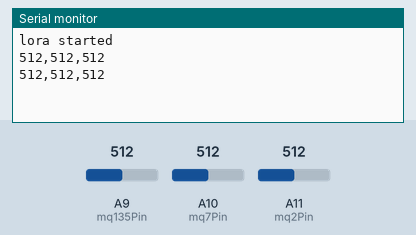
The sketch below on a simulated Arduino Mega 2560, built with avr-gcc and run on an emulated ATmega2560. Shown: the last lines printed to the serial monitor. The inputs (shaded band) are chosen by the test bench; at power-on: A9 (mq135Pin) = 512, A10 (mq7Pin) = 512, A11 (mq2Pin) = 512. No radio packets arrive unless stated.

Above: at 2.8 s.
2.9 s: A9 (mq135Pin) set to 716
At 5.2 s:
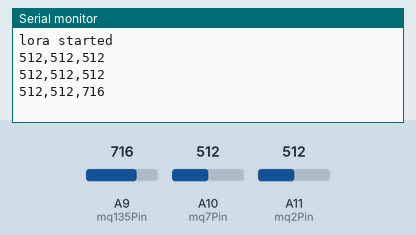
5.7 s: A10 (mq7Pin) set to 716
At 6.6 s:
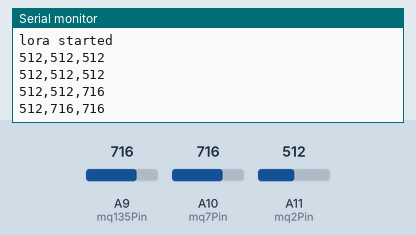
8.5 s: A11 (mq2Pin) set to 716
At 11.1 s:
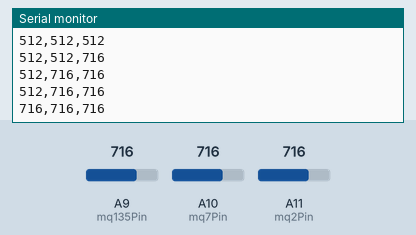
11.3 s: A9 (mq135Pin) set to 900
At 13.0 s:
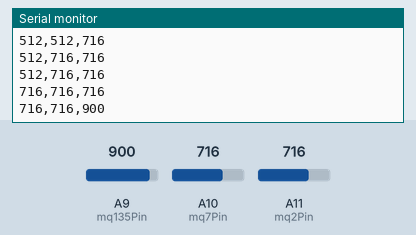
14.1 s: A10 (mq7Pin) set to 900
At 15.6 s:
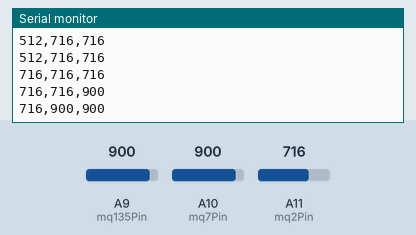
16.9 s: A11 (mq2Pin) set to 900
At 19.5 s:
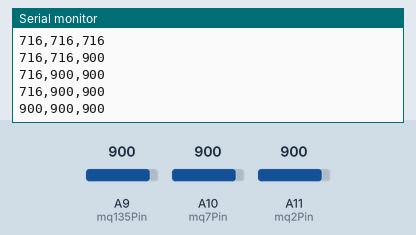
Timing chart, 0 to 20.7 s (numbered marks = the images above; inputs shaded):
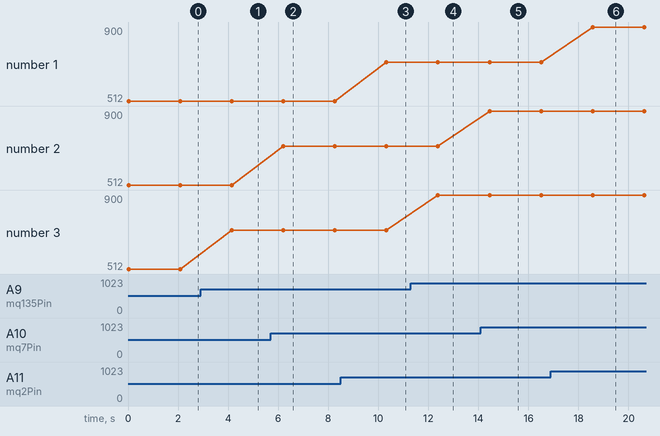

Measured:
- after the input at 2.9 s, the serial monitor: prints a new line after 1.2 s (image 1)
- after the input at 5.7 s, the serial monitor: prints a new line after 0.50 s (image 2)
- after the input at 8.5 s, the serial monitor: prints a new line after 1.8 s (image 3)
- after the input at 11.3 s, the serial monitor: prints a new line after 1.1 s (image 4)
- after the input at 14.1 s, the serial monitor: prints a new line after 0.35 s (image 5)
- after the input at 16.9 s, the serial monitor: prints a new line after 1.7 s (image 6)
- plotted number 3: 512 → 716 after the input at 2.9 s, 716 → 900 after the input at 11.3 s

The sketch:

mq-135_sih_code.ino
```cpp
#include <SPI.h>
#include <LoRa.h>
#include <TinyGPS++.h>
#include <SoftwareSerial.h>
#define rxGPS 0
#define txGPS 1
// Sensor pins
const int mq2Pin = A11; // MQ-2 for smoke and flammable gases
const int mq7Pin = A10; // MQ-7 for carbon monoxide
const int mq135Pin = A9; // MQ-135 for air quality (various gases)
#define LORA_CS 7     // Chip select pin for LoRa (NSS)
#define LORA_RST 9    // Reset pin for LoRa
#define LORA_IRQ 2

long lat, lon;
SoftwareSerial gpsSerial(rxGPS, txGPS);
TinyGPSPlus gps;

void setup()
{
  Serial.begin(115200); // connect serial
  gpsSerial.begin(9600); // connect gps sensor
  LoRa.setPins(LORA_CS, LORA_RST, LORA_IRQ);
  if (!LoRa.begin(433E6)) {
    Serial.println("Starting LoRa failed!");
  }else{
    Serial.println("lora started");
  }
}

void loop()
{
      int mq2Value = analogRead(mq2Pin); // Read MQ-2 sensor value
      int mq7Value = analogRead(mq7Pin); // Read MQ-7 sensor value
      int mq135Value = analogRead(mq135Pin); // Read MQ-135 sensor value

     // Print values to the Serial Monitor
     // Serial.print("Smoke: ");
     // Serial.print(mq2Value);
      // Serial.print(",");
      // Serial.print(mq7Value);
      // Serial.print(",");
      // Serial.println(mq135Value);
       String word=String(mq2Value)+","+String(mq7Value)+","+String(mq135Value);
      // Serial.print("SATS: ");
      // Serial.println(gps.satellites.value());
      // Serial.print("LAT: ");
      // Serial.println(gps.location.lat(), 6);
      // Serial.print("LONG: ");
      // Serial.println(gps.location.lng(), 6);
      // Serial.print("ALT: ");
      // Serial.println(gps.altitude.meters());
      // Serial.print("SPEED: ");
      // Serial.println(gps.speed.mps());

      // Serial.print("Date: ");
      // Serial.print(gps.date.day()); Serial.print("/");
      // Serial.print(gps.date.month()); Serial.print("/");
      // Serial.println(gps.date.year());

      // Serial.print("Hour: ");
      // Serial.print(gps.time.hour()); Serial.print(":");
      // Serial.print(gps.time.minute()); Serial.print(":");
      // Serial.println(gps.time.second());
      // Serial.println("---------------------------");
      Serial.println(word);
      LoRa.beginPacket();
      LoRa.print(word);
      LoRa.endPacket();
      delay(2000);


}
```
